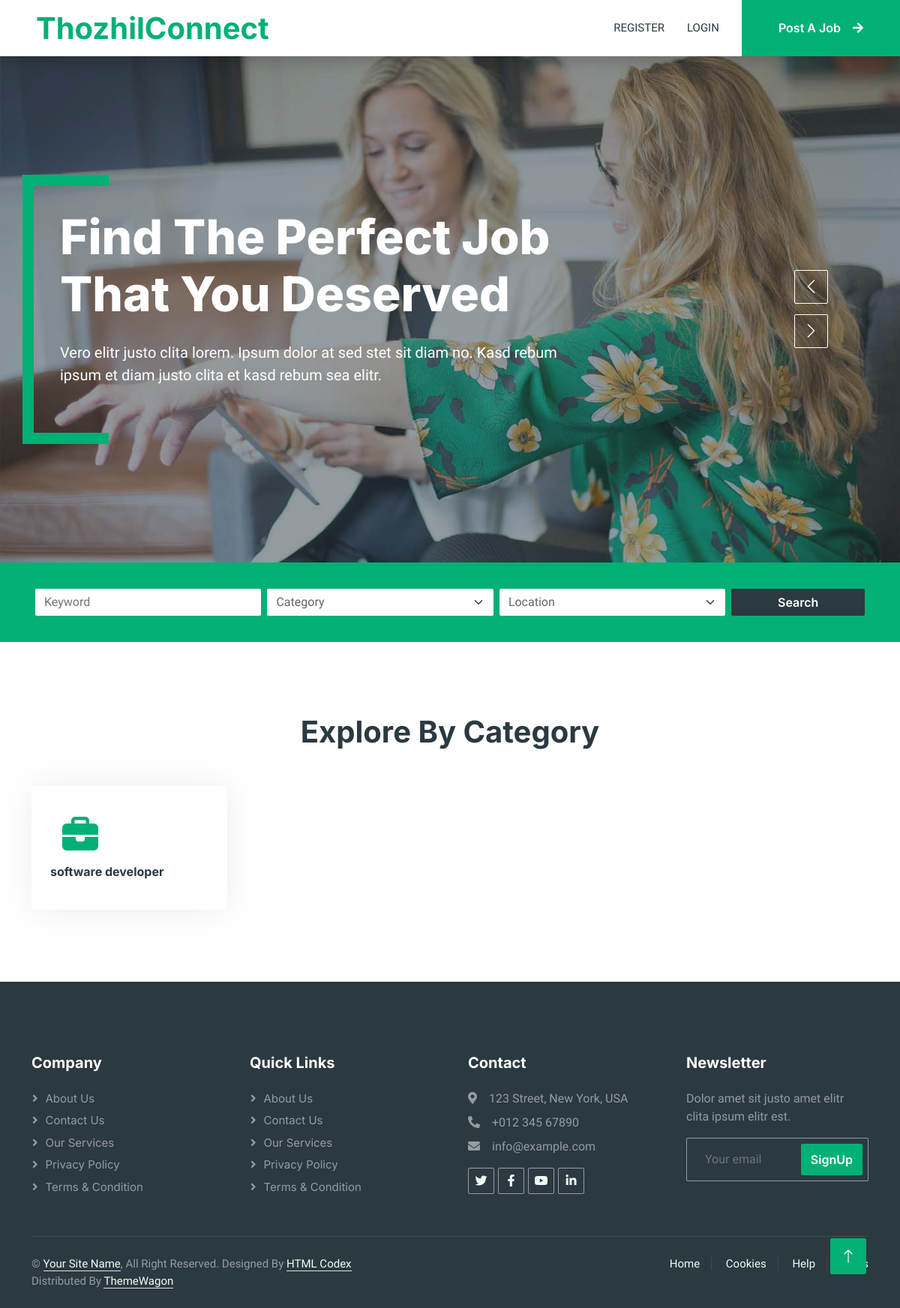
The app's page /, older data.
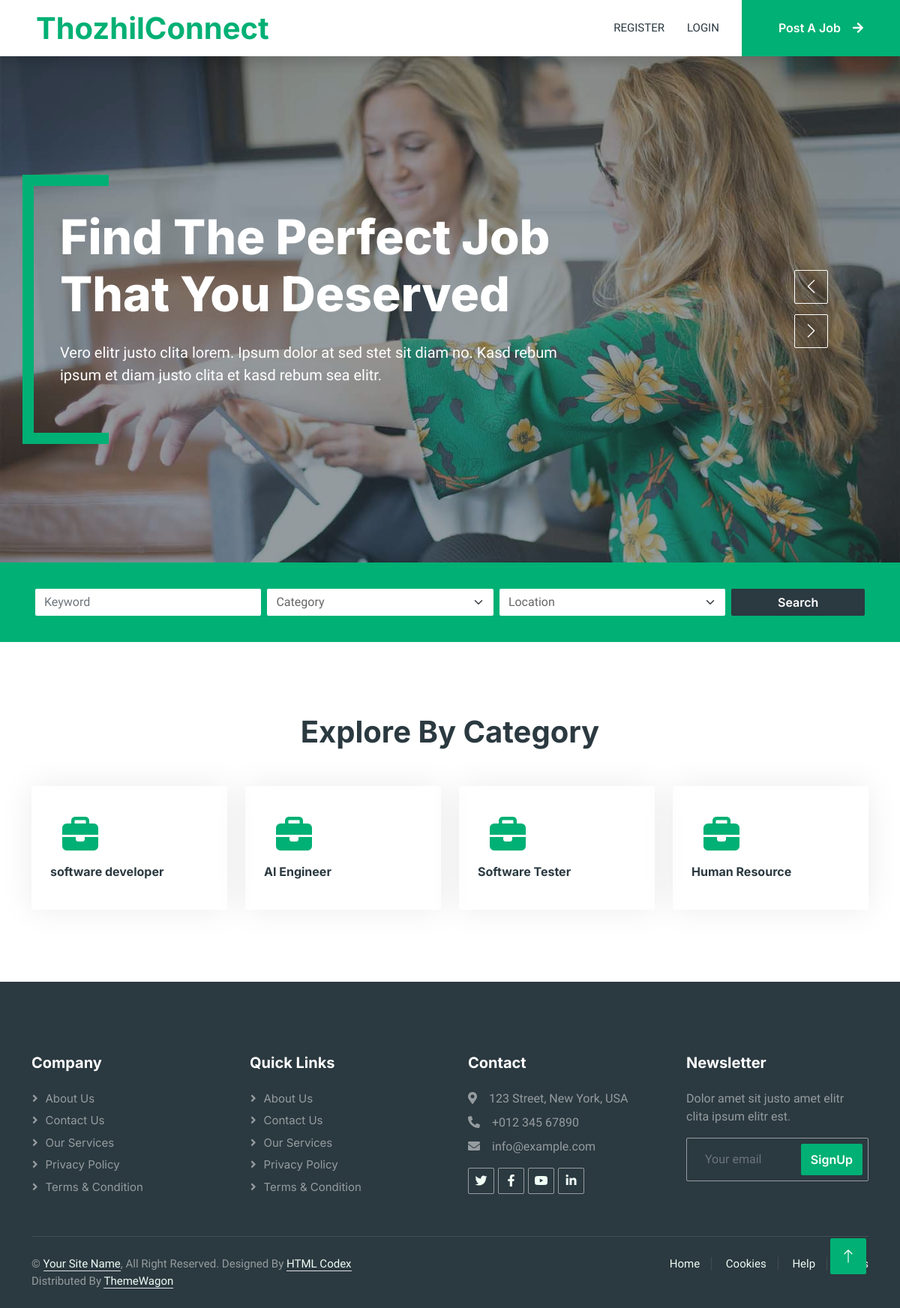
The same page, newer data.
### jobs/models.py (models this page shows, shortened)
class Category(models.Model):
    category_name = models.CharField(max_length=100)
    icon = icon = models.CharField(max_length=100,default="fa-solid fa-briefcase")

### account/views.py (the view)
# urls.py: 2. Add a URL to urlpatterns:  path('', Home.as_view(), name='home')
class Home(View):
    def get(self,request):
        categories = Category.objects.all()
        context = {'categories':categories}
        return  render(request,'home.html',context)

### templates/home.html (shortened to what this page needs)
{% extends "base.html" %}
{% load static %}
{% block content %}
        <div class="container-fluid p-0">
            <div class="owl-carousel header-carousel position-relative">
                <div class="owl-carousel-item position-relative">
                    <img class="img-fluid" src="{% static 'img/carousel-1.jpg' %}" alt="">
                    <div class="position-absolute top-0 start-0 w-100 h-100 d-flex align-items-center" style="background: rgba(43, 57, 64, .5);">
                        <div class="container">
                            <div class="row justify-content-start">
                                <div class="col-10 col-lg-8">
                                    <h1 class="display-3 text-white animated slideInDown mb-4">Find The Perfect Job That You Deserved</h1>
                                    <p class="fs-5 fw-medium text-white mb-4 pb-2">Vero elitr justo clita lorem. Ipsum dolor at sed stet sit diam no. Kasd rebum ipsum et diam justo clita et kasd rebum sea elitr.</p>
                                </div>
                            </div>
                        </div>
                    </div>
                </div>
            </div>
        </div>
        <div class="container-fluid bg-primary mb-5 wow fadeIn" data-wow-delay="0.1s" style="padding: 35px;">
            <div class="container">
                <div class="row g-2">
                    <div class="col-md-10">
                        <div class="row g-2">
                            <div class="col-md-4">
                                <input type="text" class="form-control border-0" placeholder="Keyword" />
                            </div>
                            <div class="col-md-4">
                                <select class="form-select border-0">
                                    <option selected>Category</option>
                                </select>
                            </div>
                            <div class="col-md-4">
                                <select class="form-select border-0">
                                    <option selected>Location</option>
                                </select>
                            </div>
                        </div>
                    </div>
                    <div class="col-md-2">
                        <button class="btn btn-dark border-0 w-100">Search</button>
                    </div>
                </div>
            </div>
        </div>
        <div class="container-xxl py-5">
            <div class="container">
                <h1 class="text-center mb-5 wow fadeInUp" data-wow-delay="0.1s">Explore By Category</h1>
                <div class="row g-4">
                    {% for category in categories %}
                    <div class="col-lg-3 col-sm-6 wow fadeInUp" data-wow-delay="0.1s">
                        <a class="cat-item rounded p-4" href="">
                        <i class="{{ category.icon }} fa-3x text-primary p-3"></i>
                        <h6 class="mb-3">{{category.category_name}}</h6>
                        </a>
                    </div>
                    {% endfor %}
                </div>
            </div>
        </div>
{% endblock %}

### templates/base.html (shortened to what this page needs)
<!DOCTYPE html>
{% load static %}
<html lang="en">
<head>
    <link href="https://cdn.jsdelivr.net/npm/bootstrap@5.0.2/dist/css/bootstrap.min.css" rel="stylesheet">
    <link href="https://cdn.jsdelivr.net/npm/bootstrap-icons@1.11.3/font/bootstrap-icons.min.css" rel="stylesheet">
    <link href="https://cdnjs.cloudflare.com/ajax/libs/font-awesome/6.5.1/css/all.min.css" rel="stylesheet">
    <link href="https://cdnjs.cloudflare.com/ajax/libs/font-awesome/5.10.0/css/all.min.css" rel="stylesheet">
    <link href="https://cdn.jsdelivr.net/npm/bootstrap-icons@1.4.1/font/bootstrap-icons.css" rel="stylesheet">
    <link href="{% static 'lib/animate/animate.min.css' %}" rel="stylesheet">
    <link href="{% static 'lib/owlcarousel/assets/owl.carousel.min.css' %}" rel="stylesheet">
    <link href="{% static 'css/bootstrap.min.css' %}" rel="stylesheet">
    <link href="{% static 'css/style.css' %}" rel="stylesheet">
</head>
<body>
    <div class="container-fluid bg-white p-0">
        <nav class="navbar navbar-expand-lg bg-white navbar-light shadow sticky-top p-0">
            <a href="index.html" class="navbar-brand d-flex align-items-center text-center py-0 px-4 px-lg-5">
                <h1 class="m-0 text-primary">ThozhilConnect</h1>
            </a>
            <div class="collapse navbar-collapse" id="navbarCollapse">
                <div class="navbar-nav ms-auto p-4 p-lg-0">
                {% if user.is_authenticated%}
                    {% if user.is_superuser %}
                        <a href="{% url 'home' %}" class="nav-item nav-link active">Home</a>
                    {% elif user.user_type == 'recruiter' %}
                            <a href="{% url 'account:recruiter_dashboard' %}" class="nav-item nav-link">Dashboard</a>
                    {% elif user.user_type == 'candidate' %}
                             <a href="{% url 'account:candidate_dashboard' %}" class="nav-item nav-link">Dashboard</a>
                    {% endif %}
                <a href="{% url 'home' %}" class="nav-item nav-link active">Home</a>
                <a href="{% url 'jobs:joblist' %}" class="nav-link ">Jobs</a>
                <a href="category.html" class="nav-link">Job Category</a>
                <a href="{% url 'account:userlogout' %}" class="nav-item nav-link">Logout</a>
                {% else %}
                    <a href="{% url 'account:userregister' %}" class="nav-item nav-link">Register</a>
                    <a href="{% url 'account:userlogin' %}" class="nav-item nav-link">Login</a>
                {% endif %}
                </div>
                <a href="{% url 'jobs:createjob' %}" class="btn btn-primary rounded-0 py-4 px-lg-5 d-none d-lg-block">Post A Job<i class="fa fa-arrow-right ms-3"></i></a>
            </div>
        </nav>
{% block content%}
{% endblock %}
        <div class="container-fluid bg-dark text-white-50 footer pt-5 mt-5 wow fadeIn" data-wow-delay="0.1s">
            <div class="container py-5">
                <div class="row g-5">
                    <div class="col-lg-3 col-md-6">
                        <h5 class="text-white mb-4">Company</h5>
                        <a class="btn btn-link text-white-50" href="">About Us</a>
                        <a class="btn btn-link text-white-50" href="">Contact Us</a>
                        <a class="btn btn-link text-white-50" href="">Our Services</a>
                        <a class="btn btn-link text-white-50" href="">Privacy Policy</a>
                        <a class="btn btn-link text-white-50" href="">Terms & Condition</a>
                    </div>
                    <div class="col-lg-3 col-md-6">
                        <h5 class="text-white mb-4">Quick Links</h5>
                        <a class="btn btn-link text-white-50" href="">About Us</a>
                        <a class="btn btn-link text-white-50" href="">Contact Us</a>
                        <a class="btn btn-link text-white-50" href="">Our Services</a>
                        <a class="btn btn-link text-white-50" href="">Privacy Policy</a>
                        <a class="btn btn-link text-white-50" href="">Terms & Condition</a>
                    </div>
                    <div class="col-lg-3 col-md-6">
                        <h5 class="text-white mb-4">Contact</h5>
                        <p class="mb-2"><i class="fa fa-map-marker-alt me-3"></i>123 Street, New York, USA</p>
                        <p class="mb-2"><i class="fa fa-phone-alt me-3"></i>+012 345 67890</p>
                        <p class="mb-2"><i class="fa fa-envelope me-3"></i>info@example.com</p>
                        <div class="d-flex pt-2">
                            <a class="btn btn-outline-light btn-social" href=""><i class="fab fa-twitter"></i></a>
                            <a class="btn btn-outline-light btn-social" href=""><i class="fab fa-facebook-f"></i></a>
                            <a class="btn btn-outline-light btn-social" href=""><i class="fab fa-youtube"></i></a>
                            <a class="btn btn-outline-light btn-social" href=""><i class="fab fa-linkedin-in"></i></a>
                        </div>
                    </div>
                    <div class="col-lg-3 col-md-6">
                        <h5 class="text-white mb-4">Newsletter</h5>
                        <p>Dolor amet sit justo amet elitr clita ipsum elitr est.</p>
                        <div class="position-relative mx-auto" style="max-width: 400px;">
                            <input class="form-control bg-transparent w-100 py-3 ps-4 pe-5" type="text" placeholder="Your email">
                            <button type="button" class="btn btn-primary py-2 position-absolute top-0 end-0 mt-2 me-2">SignUp</button>
                        </div>
                    </div>
                </div>
            </div>
            <div class="container">
                <div class="copyright">
                    <div class="row">
                        <div class="col-md-6 text-center text-md-start mb-3 mb-md-0">
                            &copy; <a class="border-bottom" href="#">Your Site Name</a>, All Right Reserved.
							Designed By <a class="border-bottom" href="https://htmlcodex.com">HTML Codex</a>
                            </br>Distributed By <a class="border-bottom" href="https://themewagon.com" target="_blank">ThemeWagon</a>
                        </div>
                        <div class="col-md-6 text-center text-md-end">
                            <div class="footer-menu">
                                <a href="">Home</a>
                                <a href="">Cookies</a>
                                <a href="">Help</a>
                                <a href="">FQAs</a>
                            </div>
                        </div>
                    </div>
                </div>
            </div>
        </div>
        <a href="#" class="btn btn-lg btn-primary btn-lg-square back-to-top"><i class="bi bi-arrow-up"></i></a>
    </div>
</body>
</html>

### static/css/style.css (style rules this page uses)
:root { --primary: #00B074; --secondary: #2B9BFF; --light: #EFFDF5; --dark: #2B3940; }
.back-to-top { position: fixed; display: none; right: 45px; bottom: 45px; z-index: 99; }
.btn { font-family: 'Inter', sans-serif; font-weight: 600; transition: .5s; }
.btn.btn-primary, .btn.btn-secondary { color: #FFFFFF; }
.btn-lg-square { width: 48px; height: 48px; }
.btn-square, .btn-sm-square, .btn-lg-square { padding: 0; display: flex; align-items: center; justify-content: center; font-weight: normal; border-radius: 2px; }
.navbar-dark .navbar-nav .nav-link, .navbar-light .navbar-nav .nav-link { margin-right: 30px; padding: 25px 0; color: #FFFFFF; font-size: 15px; text-transform: uppercase; outline: none; }
.navbar-light .navbar-brand, .navbar-light a.btn { height: 75px; }
.navbar-light .navbar-nav .nav-link { color: var(--dark); font-weight: 500; }
.navbar-light.sticky-top { top: -100px; transition: .5s; }
.header-carousel .container, .page-header .container { position: relative; padding: 45px 0 45px 35px; border-left: 15px solid var(--primary); }
.header-carousel .container::before, .header-carousel .container::after, .page-header .container::before, .page-header .container::after { position: absolute; content: ""; top: 0; left: 0; width: 100px; height: 15px; background: var(--primary); }
.header-carousel .container::after, .page-header .container::after { top: 100%; margin-top: -15px; }
.cat-item { display: block; box-shadow: 0 0 45px rgba(0, 0, 0, .08); border: 1px solid transparent; transition: .5s; }
.footer .btn.btn-social { margin-right: 5px; width: 35px; height: 35px; display: flex; align-items: center; justify-content: center; color: var(--light); border: 1px solid rgba(255,255,255,0.5); border-radius: 2px; transition: .3s; }
.footer .btn.btn-link { display: block; margin-bottom: 5px; padding: 0; text-align: left; font-size: 15px; font-weight: normal; text-transform: capitalize; transition: .3s; }
.footer .btn.btn-link::before { position: relative; content: "\f105"; font-family: "Font Awesome 5 Free"; font-weight: 900; margin-right: 10px; }
.footer .form-control { border-color: rgba(255,255,255,0.5); }
.footer .copyright { padding: 25px 0; font-size: 15px; border-top: 1px solid rgba(256, 256, 256, .1); }
.footer .copyright a { color: var(--light); }
.footer .footer-menu a { margin-right: 15px; padding-right: 15px; border-right: 1px solid rgba(255, 255, 255, .1); }
.footer .footer-menu a:last-child { margin-right: 0; padding-right: 0; border-right: none; }

Row changes from the older to the newer data that the page shows:
added Category: category_name "AI Engineer"
added Category: category_name "Software Tester"
added Category: category_name "Human Resource"
